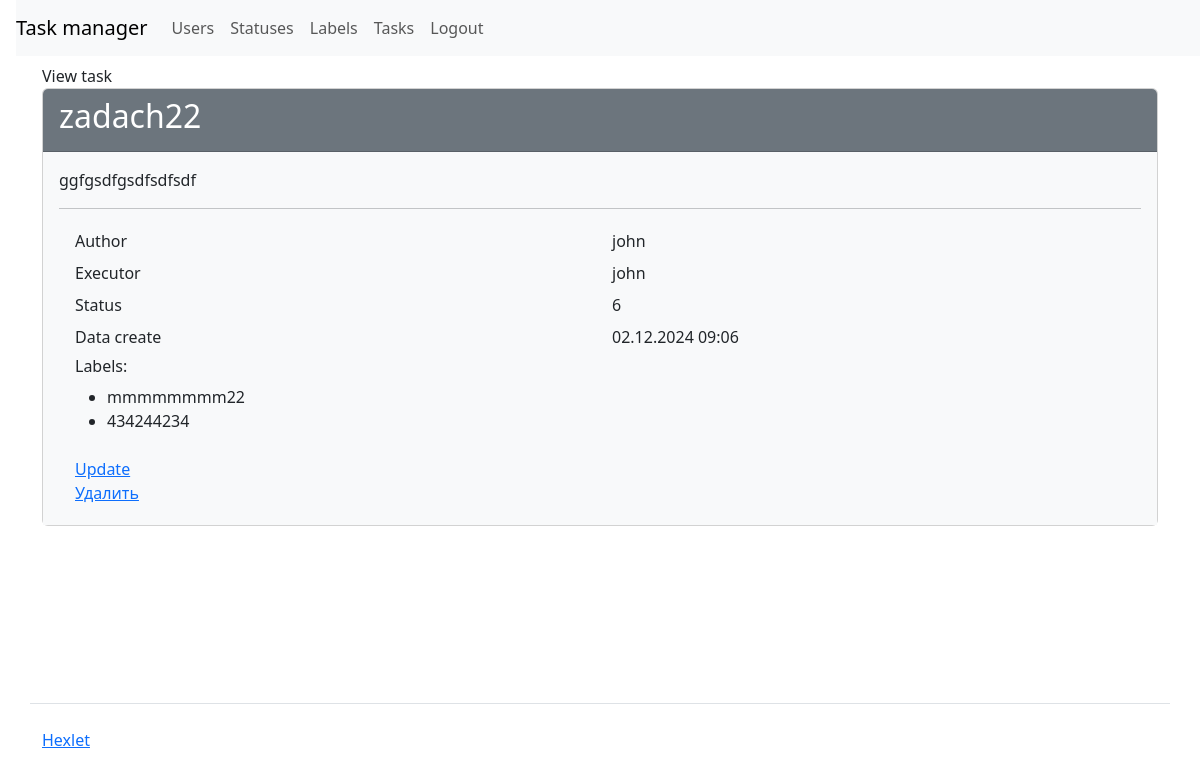
The page /tasks/4/ (signed in) on the database its author committed.
### task_manager/tasks/models.py (models this page shows)
class Task(models.Model):
    name = models.CharField(max_length=150, blank=False, unique=True)
    description = models.TextField(max_length=1000, blank=True)
    created_at = models.DateTimeField(auto_now_add=True)
    author = models.ForeignKey(get_user_model(), on_delete=models.PROTECT, related_name='author')
    status = models.ForeignKey(Status, blank=False, on_delete=models.PROTECT, related_name='status')
    executor = models.ForeignKey(get_user_model(), blank=True, null=True, on_delete=models.PROTECT, related_name='executor')
    labels = models.ManyToManyField(Label, blank=True, related_name='labels')

### task_manager/statuses/models.py (models this page shows)
class Status(models.Model):
    name = models.CharField(max_length=50, unique=True, blank=False)
    created_at = models.DateTimeField(auto_now_add=True)
    def __str__(self):
        return self.name

### task_manager/labels/models.py (models this page shows)
class Label(models.Model):
    name = models.CharField(max_length=50, unique=True, blank=False)
    created_at = models.DateTimeField(auto_now_add=True)
    def __str__(self):
        return self.name

### task_manager/tasks/views.py (the view)
# urls.py: path('<int:pk>/', views.PageTaskView.as_view(), name='page_task'),
class PageTaskView(NoLogin, DetailView):
    model = Task
    template_name = 'page_task.html'

### task_manager/templates/page_task.html
{% extends 'base.html' %}
{% load django_bootstrap5 %}
{% load i18n %}
{% block content %}
{% translate 'View task' %}
    <div class="card">
      <div class="card-header bg-secondary text-white">
        <h2>{{ task.name }}</h2>
      </div>
      <div class="card-body bg-light">
        <p>{{ task.description }}</p>
        <hr>
        <div class="container">
          <div class="row p-1">
            <div class="col">{% translate 'Author' %}</div><div class="col">{{ task.author }}</div>
          </div>
          <div class="row p-1">
            <div class="col">{% translate 'Executor' %}</div><div class="col">{{ task.executor }}</div>
          </div>
          <div class="row p-1">
            <div class="col">{% translate 'Status' %}</div><div class="col">{{ task.status }}</div>
          </div>
          <div class="row p-1">
            <div class="col">{% translate 'Data create' %}</div><div class="col">{{ task.created_at|date:"d.m.Y H:i" }}</div>
          </div>
          <div class="row p-1">
            <div class="col">
              <h6>{% translate 'Labels' %}:</h6>
              <ul>
                {% for label in task.labels.all %}
                <li>{{ label }}</li>
                {% endfor %}
              </ul>
            </div>
          </div>
          <div class="row p-1">
            <div class="col">
              <a href="/tasks/{{ task.id }}/update/">{% translate "Update"%}</a>
              <br>
              <a href="/tasks/{{ task.id }}/delete/">{% translate "Delete"%}</a>
            </div>
          </div>
        </div>
      </div>
    </div>
{% endblock %}

### rows shown on the page
Task: name "zadach22", description "ggfgsdfgsdfsdfsdf", author "john", executor "john", status "6", created_at "02.12.2024 09:06"
Label: name "mmmmmmmm22"
Label: name "434244234"
